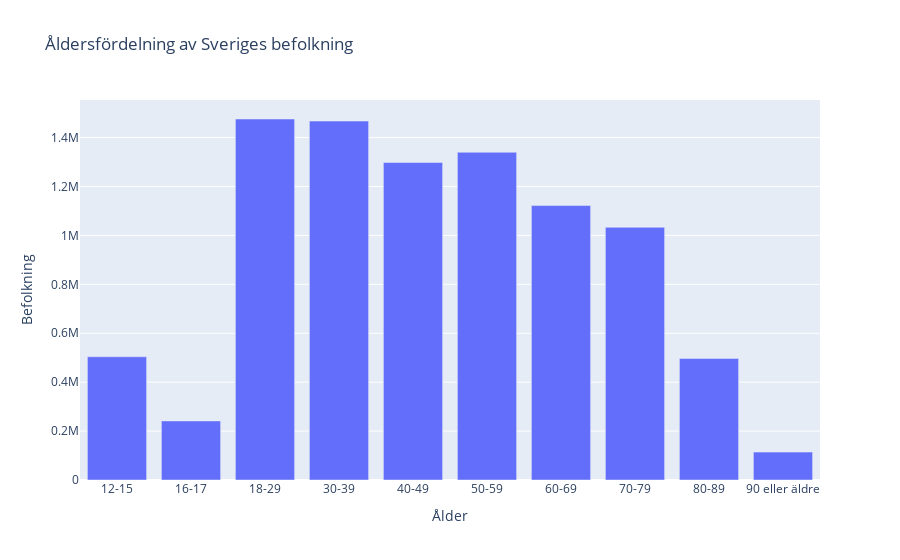

Notebook code cell kept with this figure:
### Code cell
# Ritar åldersfördelning av Sveriges befolkning.
alder_fordelning = px.bar(
    df_covid19_vaccin.groupby('Ålder', as_index=False)['Befolkning'].sum(),
    x='Ålder', 
    y='Befolkning', 
    title='Åldersfördelning av Sveriges befolkning'
)
alder_fordelning.show()

### Figure 1 — Plotly figure (JSON) as saved in the notebook; plotly's stock layout.template omitted (floating-point values rounded to 4 significant figures)
{"data": [{"alignmentgroup": "True", "hovertemplate": "Ålder=%{x}<br>Befolkning=%{y}<extra></extra>", "legendgroup": "", "marker": {"color": "#636efa", "pattern": {"shape": ""}}, "name": "", "offsetgroup": "", "orientation": "v", "showlegend": false, "textposition": "auto", "type": "bar", "x": ["12-15", "16-17", "18-29", "30-39", "40-49", "50-59", "60-69", "70-79", "80-89", "90 eller äldre"], "xaxis": "x", "y": [503831, 241539, 1475950, 1467590, 1298156, 1339798, 1121922, 1033113, 496750, 114141], "yaxis": "y"}], "layout": {"barmode": "relative", "legend": {"tracegroupgap": 0}, "title": {"text": "Åldersfördelning av Sveriges befolkning"}, "xaxis": {"anchor": "y", "domain": [0, 1], "title": {"text": "Ålder"}}, "yaxis": {"anchor": "x", "domain": [0, 1], "title": {"text": "Befolkning"}}}}
